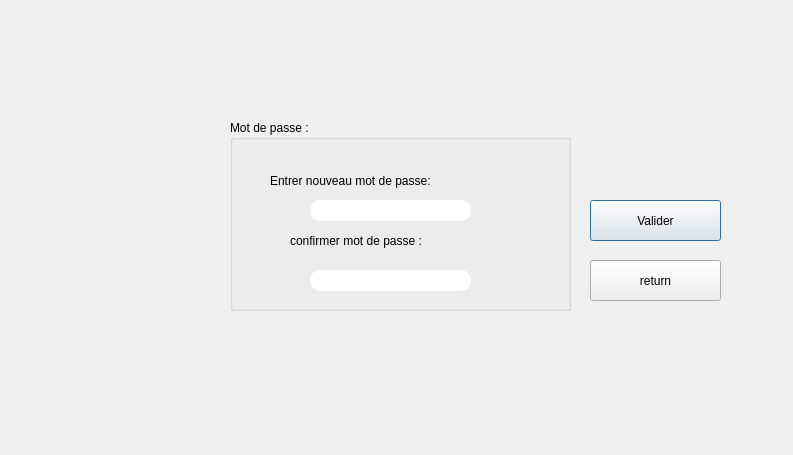
<?xml version="1.0" encoding="UTF-8"?>
<ui version="4.0">
 <class>mdp</class>
 <widget class="QDialog" name="mdp">
  <property name="geometry">
   <rect>
    <x>0</x>
    <y>0</y>
    <width>793</width>
    <height>455</height>
   </rect>
  </property>
  <property name="windowTitle">
   <string>Dialog</string>
  </property>
  <widget class="QGroupBox" name="groupBox">
   <property name="geometry">
    <rect>
     <x>230</x>
     <y>120</y>
     <width>341</width>
     <height>191</height>
    </rect>
   </property>
   <property name="styleSheet">
    <string notr="true">font: 81 10pt &quot;Rockwell Extra Bold&quot;</string>
   </property>
   <property name="title">
    <string>Mot de passe :</string>
   </property>
   <widget class="QLabel" name="label_3">
    <property name="geometry">
     <rect>
      <x>40</x>
      <y>50</y>
      <width>271</width>
      <height>21</height>
     </rect>
    </property>
    <property name="styleSheet">
     <string notr="true">font: 81 10pt &quot;Rockwell Extra Bold&quot;;</string>
    </property>
    <property name="text">
     <string>Entrer nouveau mot de passe:</string>
    </property>
   </widget>
   <widget class="QLineEdit" name="mdp_2">
    <property name="geometry">
     <rect>
      <x>80</x>
      <y>80</y>
      <width>161</width>
      <height>21</height>
     </rect>
    </property>
    <property name="styleSheet">
     <string notr="true">border-radius: 10px;
background-color: rgb(255, 255, 255);</string>
    </property>
   </widget>
   <widget class="QLabel" name="label_4">
    <property name="geometry">
     <rect>
      <x>60</x>
      <y>110</y>
      <width>271</width>
      <height>21</height>
     </rect>
    </property>
    <property name="styleSheet">
     <string notr="true">font: 81 10pt &quot;Rockwell Extra Bold&quot;;</string>
    </property>
    <property name="text">
     <string>confirmer mot de passe :</string>
    </property>
   </widget>
   <widget class="QLineEdit" name="mdp_3">
    <property name="geometry">
     <rect>
      <x>80</x>
      <y>150</y>
      <width>161</width>
      <height>21</height>
     </rect>
    </property>
    <property name="styleSheet">
     <string notr="true">border-radius: 10px;
background-color: rgb(255, 255, 255);</string>
    </property>
   </widget>
  </widget>
  <widget class="QPushButton" name="pushButton">
   <property name="geometry">
    <rect>
     <x>590</x>
     <y>200</y>
     <width>131</width>
     <height>41</height>
    </rect>
   </property>
   <property name="styleSheet">
    <string notr="true">QPushButton

{
	background-color: rgb(72, 78, 86);
	border-style: outset;
    border-width: 2px;
    border-radius:20px;
    border-color: beige;
    font: bold 14px;;
    padding: 6px;
	color: rgb(255, 255, 255);

}

QPushButton:hover

{
	background-color: rgb(106, 227, 231);
	color: rgb(0, 0, 0);
	gridline-color: rgb(94, 118, 255);
}

QPushButton:pressed</string>
   </property>
   <property name="text">
    <string>Valider</string>
   </property>
  </widget>
  <widget class="QPushButton" name="pushButton_4">
   <property name="geometry">
    <rect>
     <x>590</x>
     <y>260</y>
     <width>131</width>
     <height>41</height>
    </rect>
   </property>
   <property name="styleSheet">
    <string notr="true">QPushButton

{
	background-color: rgb(72, 78, 86);
	border-style: outset;
    border-width: 2px;
    border-radius:20px;
    border-color: beige;
    font: bold 14px;;
    padding: 6px;
	color: rgb(255, 255, 255);

}

QPushButton:hover

{
	background-color: rgb(106, 227, 231);
	color: rgb(0, 0, 0);
	gridline-color: rgb(94, 118, 255);
}

QPushButton:pressed</string>
   </property>
   <property name="text">
    <string>return</string>
   </property>
  </widget>
 </widget>
 <resources/>
 <connections/>
</ui>
